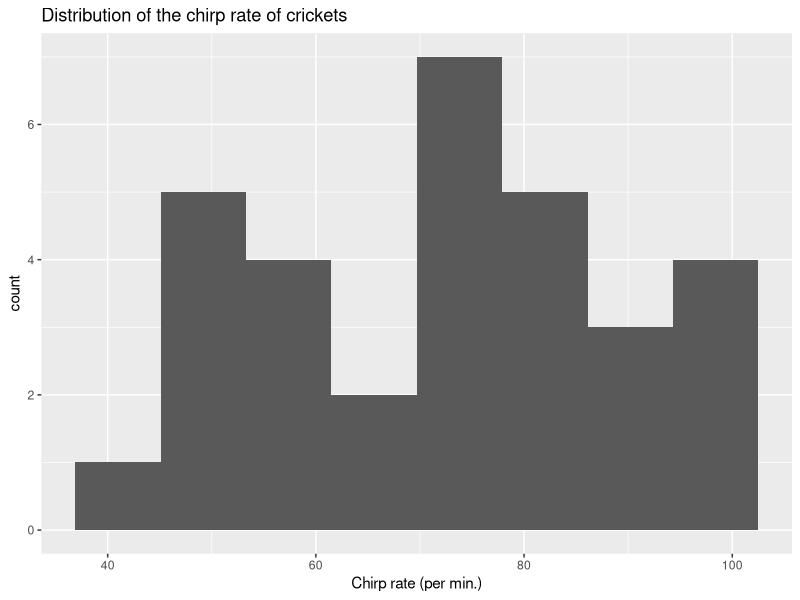
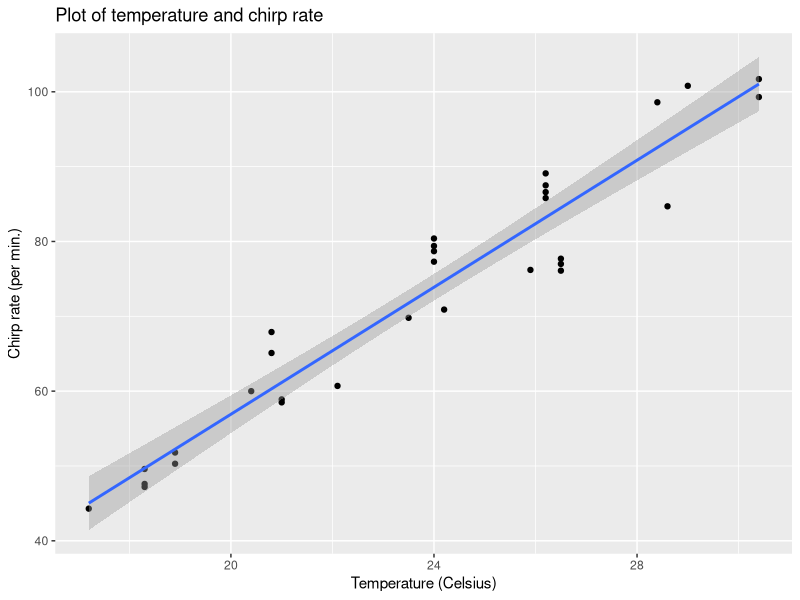

The R source for these figures, in order:
## ---- chunk 1
knitr::opts_chunk$set(echo = TRUE)
library('tidyverse') ; library('modeldata')
## ---- chunk 2
data(crickets, package = "modeldata")
names(crickets)
## ---- chunk 3
summary(crickets)
ggplot(crickets, aes(x = rate)) +
  geom_histogram(bins = 8) + 
  ggtitle("Distribution of the chirp rate of crickets") +
  xlab ('Chirp rate (per min.)')
## ---- chunk 4
ggplot(crickets, aes(x = temp, y = rate)) +
  geom_point() +
  geom_smooth(method = 'lm') +
  ggtitle("Plot of temperature and chirp rate") + 
  ylab('Chirp rate (per min.)') +
  xlab('Temperature (Celsius)')
